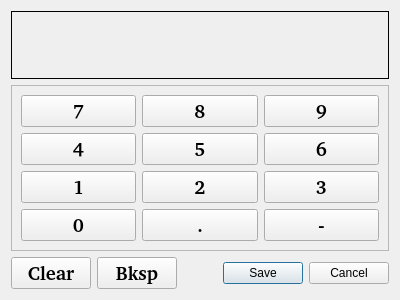
<?xml version="1.0" encoding="UTF-8"?>
<ui version="4.0">
 <class>Form</class>
 <widget class="QWidget" name="Form">
  <property name="geometry">
   <rect>
    <x>0</x>
    <y>0</y>
    <width>400</width>
    <height>300</height>
   </rect>
  </property>
  <property name="windowTitle">
   <string>Number Input</string>
  </property>
  <layout class="QGridLayout" name="gridLayout_2">
   <item row="0" column="0" colspan="3">
    <widget class="QLabel" name="numbers_lb">
     <property name="font">
      <font>
       <family>FreeMono</family>
       <pointsize>14</pointsize>
       <weight>75</weight>
       <bold>true</bold>
      </font>
     </property>
     <property name="frameShape">
      <enum>QFrame::Box</enum>
     </property>
     <property name="text">
      <string/>
     </property>
     <property name="alignment">
      <set>Qt::AlignRight|Qt::AlignTrailing|Qt::AlignVCenter</set>
     </property>
    </widget>
   </item>
   <item row="1" column="0" colspan="3">
    <widget class="QFrame" name="frame">
     <property name="frameShape">
      <enum>QFrame::StyledPanel</enum>
     </property>
     <property name="frameShadow">
      <enum>QFrame::Raised</enum>
     </property>
     <layout class="QGridLayout" name="gridLayout">
      <item row="0" column="1">
       <widget class="QPushButton" name="num_pb_8">
        <property name="font">
         <font>
          <family>BPG Courier S GPL&amp;GNU</family>
          <pointsize>14</pointsize>
          <weight>75</weight>
          <bold>true</bold>
         </font>
        </property>
        <property name="text">
         <string>8</string>
        </property>
       </widget>
      </item>
      <item row="1" column="0">
       <widget class="QPushButton" name="num_pb_4">
        <property name="font">
         <font>
          <family>BPG Courier S GPL&amp;GNU</family>
          <pointsize>14</pointsize>
          <weight>75</weight>
          <bold>true</bold>
         </font>
        </property>
        <property name="text">
         <string>4</string>
        </property>
       </widget>
      </item>
      <item row="0" column="0">
       <widget class="QPushButton" name="num_pb_7">
        <property name="font">
         <font>
          <family>BPG Courier S GPL&amp;GNU</family>
          <pointsize>14</pointsize>
          <weight>75</weight>
          <bold>true</bold>
         </font>
        </property>
        <property name="text">
         <string>7</string>
        </property>
       </widget>
      </item>
      <item row="1" column="1">
       <widget class="QPushButton" name="num_pb_5">
        <property name="font">
         <font>
          <family>BPG Courier S GPL&amp;GNU</family>
          <pointsize>14</pointsize>
          <weight>75</weight>
          <bold>true</bold>
         </font>
        </property>
        <property name="text">
         <string>5</string>
        </property>
       </widget>
      </item>
      <item row="1" column="2">
       <widget class="QPushButton" name="num_pb_6">
        <property name="font">
         <font>
          <family>BPG Courier S GPL&amp;GNU</family>
          <pointsize>14</pointsize>
          <weight>75</weight>
          <bold>true</bold>
         </font>
        </property>
        <property name="text">
         <string>6</string>
        </property>
       </widget>
      </item>
      <item row="0" column="2">
       <widget class="QPushButton" name="num_pb_9">
        <property name="font">
         <font>
          <family>BPG Courier S GPL&amp;GNU</family>
          <pointsize>14</pointsize>
          <weight>75</weight>
          <bold>true</bold>
         </font>
        </property>
        <property name="text">
         <string>9</string>
        </property>
       </widget>
      </item>
      <item row="2" column="0">
       <widget class="QPushButton" name="num_pb_1">
        <property name="font">
         <font>
          <family>BPG Courier S GPL&amp;GNU</family>
          <pointsize>14</pointsize>
          <weight>75</weight>
          <bold>true</bold>
         </font>
        </property>
        <property name="text">
         <string>1</string>
        </property>
       </widget>
      </item>
      <item row="2" column="2">
       <widget class="QPushButton" name="num_pb_3">
        <property name="font">
         <font>
          <family>BPG Courier S GPL&amp;GNU</family>
          <pointsize>14</pointsize>
          <weight>75</weight>
          <bold>true</bold>
         </font>
        </property>
        <property name="text">
         <string>3</string>
        </property>
       </widget>
      </item>
      <item row="2" column="1">
       <widget class="QPushButton" name="num_pb_2">
        <property name="font">
         <font>
          <family>BPG Courier S GPL&amp;GNU</family>
          <pointsize>14</pointsize>
          <weight>75</weight>
          <bold>true</bold>
         </font>
        </property>
        <property name="text">
         <string>2</string>
        </property>
       </widget>
      </item>
      <item row="3" column="0">
       <widget class="QPushButton" name="num_pb_0">
        <property name="font">
         <font>
          <family>BPG Courier S GPL&amp;GNU</family>
          <pointsize>14</pointsize>
          <weight>75</weight>
          <bold>true</bold>
         </font>
        </property>
        <property name="text">
         <string>0</string>
        </property>
       </widget>
      </item>
      <item row="3" column="1">
       <widget class="QPushButton" name="dot_pb">
        <property name="font">
         <font>
          <family>BPG Courier S GPL&amp;GNU</family>
          <pointsize>14</pointsize>
          <weight>75</weight>
          <bold>true</bold>
         </font>
        </property>
        <property name="text">
         <string>.</string>
        </property>
       </widget>
      </item>
      <item row="3" column="2">
       <widget class="QPushButton" name="dash_pb">
        <property name="font">
         <font>
          <family>BPG Courier S GPL&amp;GNU</family>
          <pointsize>14</pointsize>
          <weight>75</weight>
          <bold>true</bold>
         </font>
        </property>
        <property name="text">
         <string>-</string>
        </property>
       </widget>
      </item>
     </layout>
    </widget>
   </item>
   <item row="2" column="0">
    <widget class="QPushButton" name="clear_pb">
     <property name="font">
      <font>
       <family>BPG Courier S GPL&amp;GNU</family>
       <pointsize>14</pointsize>
       <weight>75</weight>
       <bold>true</bold>
      </font>
     </property>
     <property name="text">
      <string>Clear</string>
     </property>
    </widget>
   </item>
   <item row="2" column="1">
    <widget class="QPushButton" name="backspace_pb">
     <property name="font">
      <font>
       <family>BPG Courier S GPL&amp;GNU</family>
       <pointsize>14</pointsize>
       <weight>75</weight>
       <bold>true</bold>
      </font>
     </property>
     <property name="text">
      <string>Bksp</string>
     </property>
    </widget>
   </item>
   <item row="2" column="2">
    <widget class="QDialogButtonBox" name="buttonBox">
     <property name="standardButtons">
      <set>QDialogButtonBox::Cancel|QDialogButtonBox::Save</set>
     </property>
    </widget>
   </item>
  </layout>
 </widget>
 <resources/>
 <connections/>
</ui>
